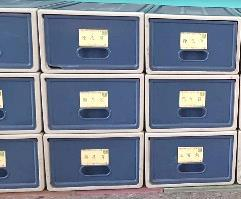
#> input picture 程式開發/classroom-equipment-manager/src/assets/images/equipment/page_1_10_Image30.jpg, 241 x 199 px; its folder holds only this picture in this run
$ python remove_bg.py --dir '../../../程式開發/classroom-equipment-manager/src/assets/images/equipment' '../../../程式開發/classroom-equipment-manager/src/assets/images/equipment/page_1_10_Image30.jpg'
#> lines starting #> are read from the running program, lines starting #| are printed output that depends on the picture
#!/usr/bin/env python3
"""
remove_bg.py — PIL 亮度閾值去背腳本
用法：python remove_bg.py [--dir <目錄>] [<檔案> ...]

預設：處理當前目錄下所有 images/icon_*.png
指定 --dir：處理該目錄下所有 icon_*.png
指定檔案：直接處理指定的 PNG 檔
"""
import sys
import argparse
from pathlib import Path
from PIL import Image

DARK_THRESHOLD = 45   # 亮度 < 此值 → 完全透明
FADE_THRESHOLD = 80   # 亮度介於 DARK~FADE → 漸變透明


def remove_bg(path: Path) -> None:
    try:
        img = Image.open(path).convert("RGBA")
        data = img.load()
        w, h = img.size

        for y in range(h):
            for x in range(w):
                r, g, b, a = data[x, y]
                # 依據 Rec. 601 計算亮度
                lum = r * 0.299 + g * 0.587 + b * 0.114
                if lum < DARK_THRESHOLD:
                    data[x, y] = (r, g, b, 0)
                elif lum < FADE_THRESHOLD:
                    ratio = (lum - DARK_THRESHOLD) / (FADE_THRESHOLD - DARK_THRESHOLD)
                    data[x, y] = (r, g, b, int(255 * ratio))
        img.save(path)
    except Exception as e:
        print(f"Error processing {path}: {e}")


def main():
    parser = argparse.ArgumentParser(description="Pillow 亮度去背工具")
    parser.add_argument("--dir", type=str, help="指定要處理的圖標目錄")
    parser.add_argument("files", nargs="*", help="指定要處理的單個 PNG 檔案")
    args = parser.parse_args()

    paths = []

    # 1. 處理指定的檔案
    if args.files:
        for f in args.files:
            paths.append(Path(f))

    # 2. 處理指定目錄中的 icon_*.png
    elif args.dir:
        dir_path = Path(args.dir)
        paths.extend(dir_path.glob("icon_*.png"))

    # 3. 預設處理當前目錄 images/icon_*.png
    else:
        paths.extend(Path("images").glob("icon_*.png"))

    # 執行去背
    processed_count = 0
    for p in paths:
        if p.exists() and p.is_file():
            print(f"去背中：{p}")
            remove_bg(p)
#> in remove_bg, `img.save(path)`:
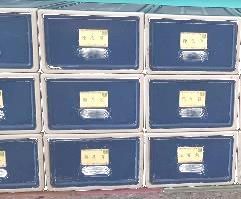
#> saved as page_1_10_Image30.jpg: PIL image 241x199 RGBA; mean R, G, B, A 117.8, 127.7, 145.1, 241.4; transparent parts drawn white
            processed_count += 1

    print(f"處理完成！共處理了 {processed_count} 個圖標。")


if __name__ == "__main__":
    main()

$ run again, on 程式開發/classroom-equipment-manager/src/assets/images/equipment/page_1_11_Image31.jpg
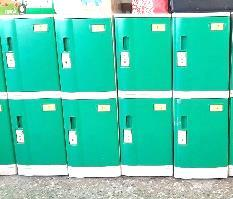
#> input picture 程式開發/classroom-equipment-manager/src/assets/images/equipment/page_1_11_Image31.jpg, 233 x 199 px
#> in remove_bg, `img.save(path)`:
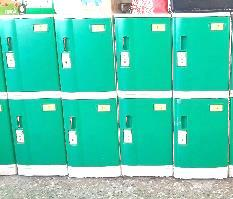
#> saved as page_1_11_Image31.jpg: PIL image 233x199 RGBA; mean R, G, B, A 79.4, 204.8, 179.6, 252.4; transparent parts drawn white

$ run again, on 程式開發/classroom-equipment-manager/src/assets/images/equipment/page_1_12_Image32.jpg
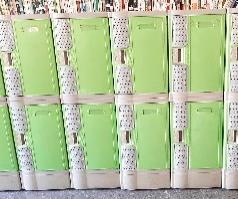
#> input picture 程式開發/classroom-equipment-manager/src/assets/images/equipment/page_1_12_Image32.jpg, 238 x 199 px
#> in remove_bg, `img.save(path)`:
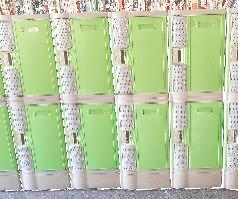
#> saved as page_1_12_Image32.jpg: PIL image 238x199 RGBA; mean R, G, B, A 180.5, 196.1, 157.1, 249.4; transparent parts drawn white
